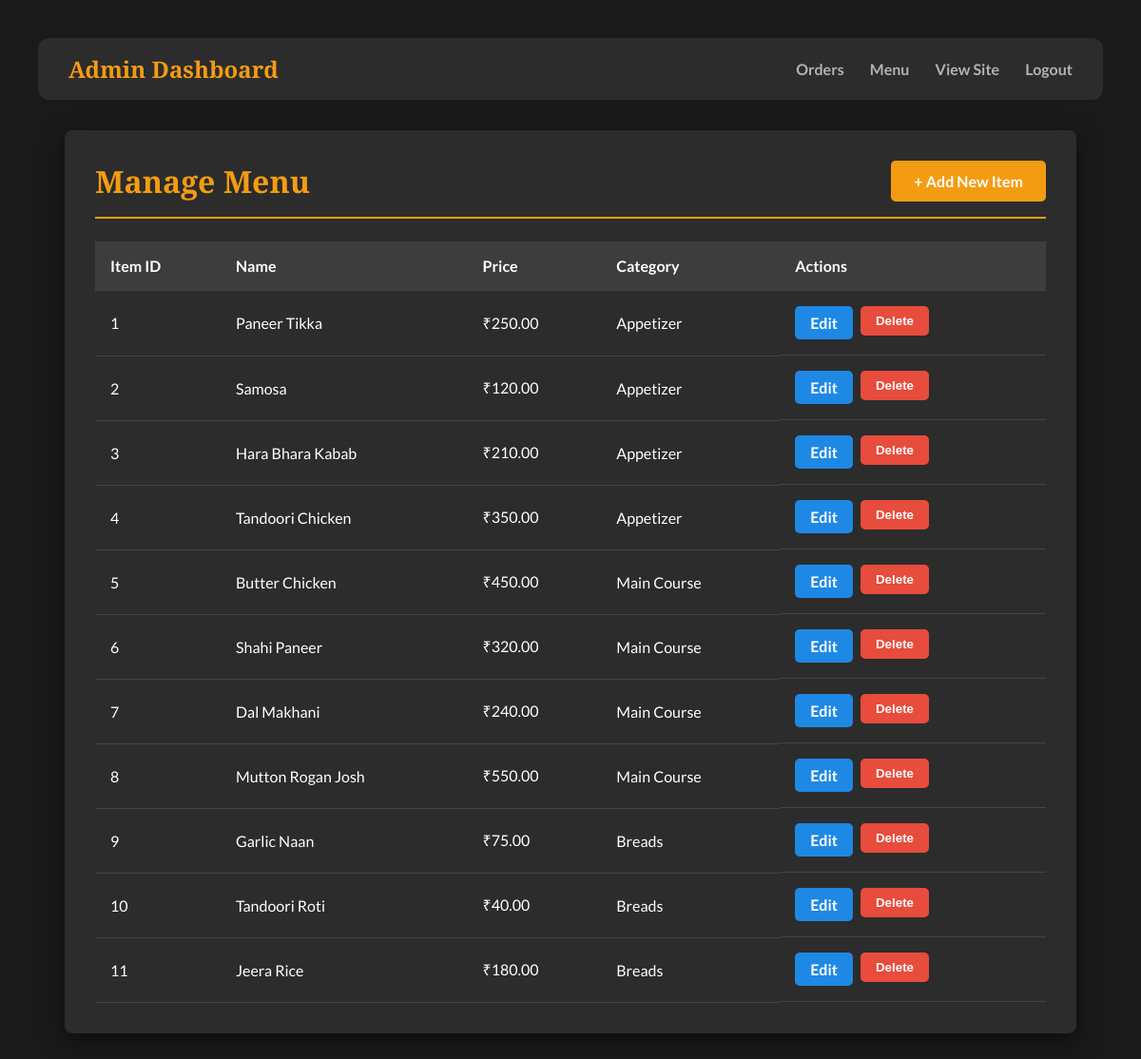
Before: /admin/menu (signed in) with the older database file.
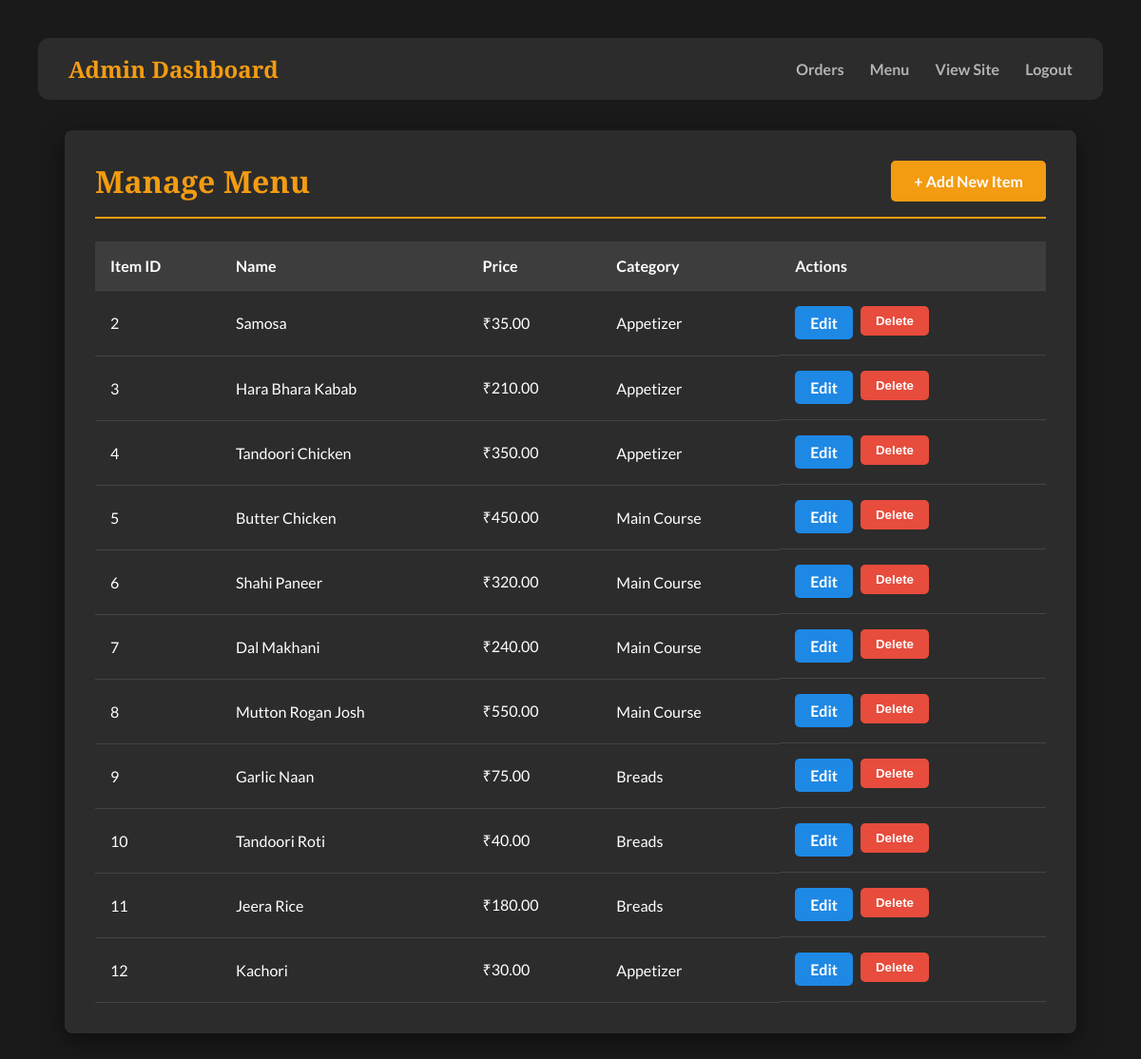
After: the same page with the newer database file.
### tables this page shows
CREATE TABLE menu (
    id INTEGER PRIMARY KEY AUTOINCREMENT,
    name TEXT NOT NULL,
    description TEXT NOT NULL,
    price INTEGER NOT NULL,
    category TEXT NOT NULL
);

### app.py (the view)
@app.route('/admin/menu')
def admin_menu():
    if not session.get('logged_in'):
        return redirect(url_for('admin_login'))
    conn = get_db_connection()
    menu_items = conn.execute('SELECT * FROM menu ORDER BY id').fetchall()
    conn.close()
    return render_template('admin_menu.html', menu_items=menu_items)

### app.py (called while the page is built)
def get_db_connection():
    conn = sqlite3.connect('database.db')
    conn.row_factory = sqlite3.Row
    return conn

### templates/admin_menu.html (shortened to what this page needs)
<!DOCTYPE html>
<html lang="en">
<head>
</head>
<body>
    <nav class="navbar">
        <div class="logo">Admin Dashboard</div>
        <div>
            <a href="{{ url_for('admin_orders') }}">Orders</a>
            <a href="{{ url_for('admin_menu') }}">Menu</a>
            <a href="{{ url_for('home') }}">View Site</a>
            <a href="{{ url_for('logout') }}">Logout</a>
        </div>
    </nav>
    <div class="container">
        <div class="header">
            <h1>Manage Menu</h1>
            <a href="{{ url_for('add_menu_item') }}" class="btn btn-primary">+ Add New Item</a>
        </div>
        <table>
            <thead>
                <tr>
                    <th>Item ID</th>
                    <th>Name</th>
                    <th>Price</th>
                    <th>Category</th>
                    <th>Actions</th>
                </tr>
            </thead>
            <tbody>
                {% for item in menu_items %}
                <tr>
                    <td>{{ item['id'] }}</td>
                    <td>{{ item['name'] }}</td>
                    <td>₹{{ "%.2f"|format(item['price']) }}</td>
                    <td>{{ item['category'] }}</td>
                    <td class="actions">
                        <a href="{{ url_for('edit_menu_item', id=item['id']) }}" class="btn btn-edit">Edit</a>
                        <form method="post" action="{{ url_for('delete_menu_item', id=item['id']) }}" onsubmit="return confirm('Are you sure you want to delete this item?');">
                            <button type="submit" class="btn btn-delete">Delete</button>
                        </form>
                    </td>
                </tr>
                {% endfor %}
            </tbody>
        </table>
    </div>
</body>
</html>

### templates/admin_menu.html (style rules this page uses)
:root { --bg-color: #1a1a1a; --card-color: #2c2c2c; --primary-text: #ffffff; --secondary-text: #b3b3b3; --accent-color: #f39c12; --border-radius: 12px; --box-shadow: 0 8px 25px rgba(0, 0, 0, 0.5); --blue-color: #1e88e5; --red-color: #e74c3c; }
body { font-family: 'Lato', sans-serif; background-color: var(--bg-color); color: var(--primary-text); margin: 0; padding: 40px; }
.navbar { display: flex; justify-content: space-between; align-items: center; padding: 1rem 2rem; background-color: var(--card-color); border-radius: var(--border-radius); margin-bottom: 2rem; }
.navbar .logo { font-family: 'Playfair Display', serif; font-size: 1.5rem; font-weight: 700; color: var(--accent-color); }
.navbar a { text-decoration: none; color: var(--secondary-text); margin-left: 1.5rem; font-weight: 600; transition: color 0.3s ease; }
.container { padding: 2rem; max-width: 1000px; margin: 0 auto; background-color: var(--card-color); border-radius: 8px; box-shadow: var(--box-shadow); }
.header { display: flex; justify-content: space-between; align-items: center; margin-bottom: 1.5rem; border-bottom: 2px solid var(--accent-color); padding-bottom: 1rem; }
.header h1 { font-family: 'Playfair Display', serif; color: var(--accent-color); margin: 0; }
.btn { padding: 0.75rem 1.5rem; border: none; border-radius: 5px; cursor: pointer; font-weight: 600; text-decoration: none; transition: transform 0.2s ease; }
.btn-primary { background-color: var(--accent-color); color: var(--primary-text); }
table { width: 100%; border-collapse: collapse; }
th, td { padding: 1rem; text-align: left; border-bottom: 1px solid #444; }
thead { background-color: #3d3d3d; }
.actions { display: flex; }
.actions .btn, .actions button { margin-right: 0.5rem; padding: 0.5rem 1rem; }
.btn-edit { background-color: var(--blue-color); color: #fff; }
.btn-delete { background-color: var(--red-color); color: #fff; }

Changed rows visible on the page:
removed menu: id "1", name "Paneer Tikka", price "250.00", category "Appetizer"
changed menu "Samosa": price "120.00" → "35.00"
added menu: id "12", name "Kachori", price "30.00", category "Appetizer"
